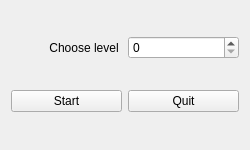
<?xml version="1.0" encoding="UTF-8"?>
<ui version="4.0">
 <class>Widget</class>
 <widget class="QWidget" name="Widget">
  <property name="geometry">
   <rect>
    <x>0</x>
    <y>0</y>
    <width>250</width>
    <height>150</height>
   </rect>
  </property>
  <property name="windowTitle">
   <string>Widget</string>
  </property>
  <layout class="QGridLayout" name="gridLayout">
   <item row="0" column="0">
    <widget class="QLabel" name="labelLevel">
     <property name="text">
      <string>Choose level </string>
     </property>
     <property name="alignment">
      <set>Qt::AlignRight|Qt::AlignTrailing|Qt::AlignVCenter</set>
     </property>
    </widget>
   </item>
   <item row="0" column="1">
    <widget class="QSpinBox" name="spinBox"/>
   </item>
   <item row="1" column="0">
    <widget class="QPushButton" name="startButton">
     <property name="text">
      <string>Start</string>
     </property>
    </widget>
   </item>
   <item row="1" column="1">
    <widget class="QPushButton" name="quitButton">
     <property name="text">
      <string>Quit</string>
     </property>
    </widget>
   </item>
  </layout>
 </widget>
 <layoutdefault spacing="6" margin="11"/>
 <resources/>
 <connections>
  <connection>
   <sender>quitButton</sender>
   <signal>clicked()</signal>
   <receiver>Widget</receiver>
   <slot>close()</slot>
   <hints>
    <hint type="sourcelabel">
     <x>184</x>
     <y>100</y>
    </hint>
    <hint type="destinationlabel">
     <x>124</x>
     <y>74</y>
    </hint>
   </hints>
  </connection>
 </connections>
</ui>
